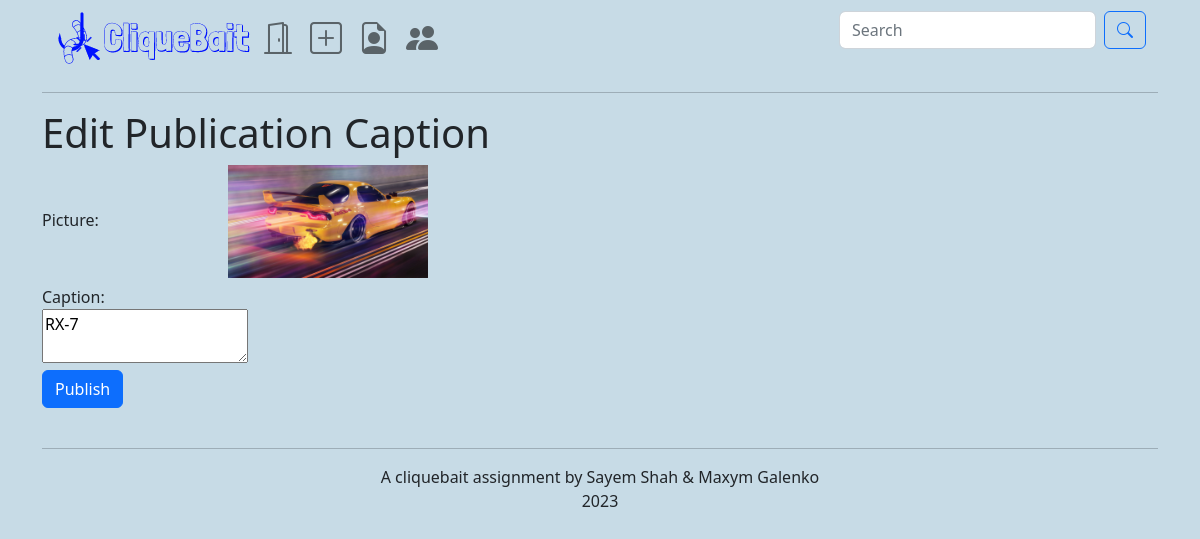
/Publication/edit/27 (signed in), run on the app's committed database.
### tables this page shows
CREATE TABLE `publication` (
  `publication_id` int(11) NOT NULL,
  `profile_id` int(11) NOT NULL,
  `picture` varchar(128) NOT NULL,
  `caption` text NOT NULL,
  `timestamp` timestamp NOT NULL DEFAULT current_timestamp()
);

### app/core/Controller.php (called while the page is built, shortened)
<?php
class Controller{
	public function view($name, $data = []){
		include('app/views/' . $name . '.php');
	}
}

### app/core/App.php (called while the page is built, shortened)
<?php
class App{
	private $method = 'index';
	public function __construct(){
		$url = $this->parseUrl($_GET['url'] ?? '');
		if(isset($url[0])){
			unset($url[0]);
		}
		$this->controller = new $this->controller;
		if(isset($url[1]) && method_exists($this->controller, $url[1])){
			$this->method = $url[1];
			unset($url[1]);
		}
		$params = $url ? array_values($url) : [];
		call_user_func_array([ $this->controller, $this->method ], $params);
	}
	public static function parseUrl(){
		if(isset($_GET['url'])){
			return explode('/',
				filter_var(
					rtrim($_GET['url'], '/'))
				,FILTER_SANITIZE_URL);
		}
	}
}

### index.php (called while the page is built, shortened)
<?php
new app\core\App;

### app/core/Model.php (called while the page is built, shortened)
<?php
class Model{
	public function __construct(){
		$host = 'localhost';
		$dbname = 'cliquebait';
		$user = 'root';
		$pass = '';
		try {
			$this->connection = new \PDO("mysql:host=$host;dbname=$dbname", $user, $pass);
		}
		catch(PDOException $e) {
			echo $e->getMessage();
		}
	}
}

### app/models/Publication.php (called while the page is built, shortened)
<?php
class Publication extends \app\core\Model{
	public function get($publication_id){
		$SQL = "SELECT * FROM publication WHERE publication_id=:publication_id";
		$STH = $this->connection->prepare($SQL);
		$STH->execute(['publication_id'=>$publication_id]);
		$STH->setFetchMode(\PDO::FETCH_CLASS, 'app\models\Publication');
		return $STH->fetch();
	}
}

### app/views/Publication/edit.php (the view, shortened to what this page needs)
<h1>Edit Publication Caption</h1>
<form action='' method='post' enctype='multipart/form-data'>
	<div class="form-group">
		<label class="col-sm-2 col-form-label">Picture:</label><img id='pic_preview' src='/images/<?=$data->picture ?>' style="max-width:200px;max-height:200px" />
	</div>
	<div class="form-group">
		<label class="col-sm-2 col-form-label">Caption:<textarea placeholder='Say something about your picture.' name="caption"><?= htmlspecialchars($data->caption) ?></textarea></label>
	</div>
	<input type="submit" name="action" value="Publish" class='btn btn-primary' />
</form>

### data on the page
publication: picture (picture), caption "RX-7"
